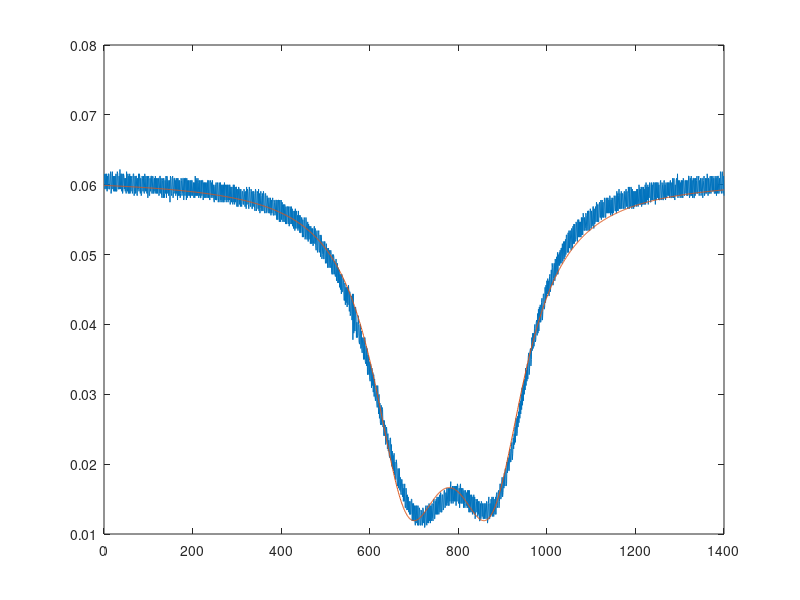

Recreate this plot in MATLAB. (Note: this script raises an error after producing the figure.)
clear;clc;
load exp_data;  %choose between data and data_f2;

%%
ydata = Trans_wo;    %need to change between w, wo, f2
xdata = (1:length(ydata)).';

%% general fitting
% fun = @(x, xdata)level.*(1-(x(1)-x(2))./((xdata-x(3)).^2+x(1)));
% x0 = [20.^2, 0, 650];
% x = lsqcurvefit(fun,x0,xdata,ydata);
% x1 = x;
% ydata_fit = level.*(1-(x(1)-x(2))./((xdata-x(3)).^2+x(1)));
% figure; plot(xdata, ydata); 
% hold on;
% plot(xdata, ydata_fit);

%% with splitting
fun = @(x,xdata)level.*((2.*xdata-x(2)-x(4)).^2.*x(3).^2+((xdata-x(2)).*(xdata-x(4))-x(1).^2+2.*(x(1)-x(3)).*x(1)).^2)...
    ./((xdata-x(2)).^2+x(1).^2)./((xdata-x(4)).^2+x(1).^2);
x0 = [97, 500, 50, 900];%x = x0;

% ydata_fit = level.*((2.*xdata-x(2)-x(4)).^2.*x(3).^2+((xdata-x(2)).*(xdata-x(4))-x(1).^2+2.*(x(1)-x(3)).*x(1)).^2)...
%     ./((xdata-x(2)).^2+x(1).^2)./((xdata-x(4)).^2+x(1).^2);
figure; plot(xdata, ydata); 
hold on;
% plot(xdata, ydata_fit);
x = lsqcurvefit(fun,x0,xdata,ydata);
ydata_fit = level.*((2.*xdata-x(2)-x(4)).^2.*x(3).^2+((xdata-x(2)).*(xdata-x(4))-x(1).^2+2.*(x(1)-x(3)).*x(1)).^2)...
    ./((xdata-x(2)).^2+x(1).^2)./((xdata-x(4)).^2+x(1).^2);
plot(xdata, ydata_fit);

%% convert to normal units
%for 1555
% Full_range = 1./freq_sweep./2;
% unit_wl = increm_wo./Full_range.*sweep_Vpp.*Vpp_nm;  %need to change between w, wo
% c0 = 299792458;
% unit_omega = c0./(lambda.*1e-9).^2.*(unit_wl.*1e-9);
% kap_ex = (x(1)-x(3)).*unit_omega./1e6; %MHz
% kap_in = (x(1)+x(3)).*unit_omega./1e6;

%for 778
Full_range = 1./freq_sweep./2;
unit_omega = increm_f2./Full_range.*Vpp_GHz.*1e9;
kap_ex = (sqrt(x(1))-sqrt(x(2))).*unit_omega./1e6;  %MHz
kap_in = (sqrt(x(1))+sqrt(x(2))).*unit_omega./1e6;
